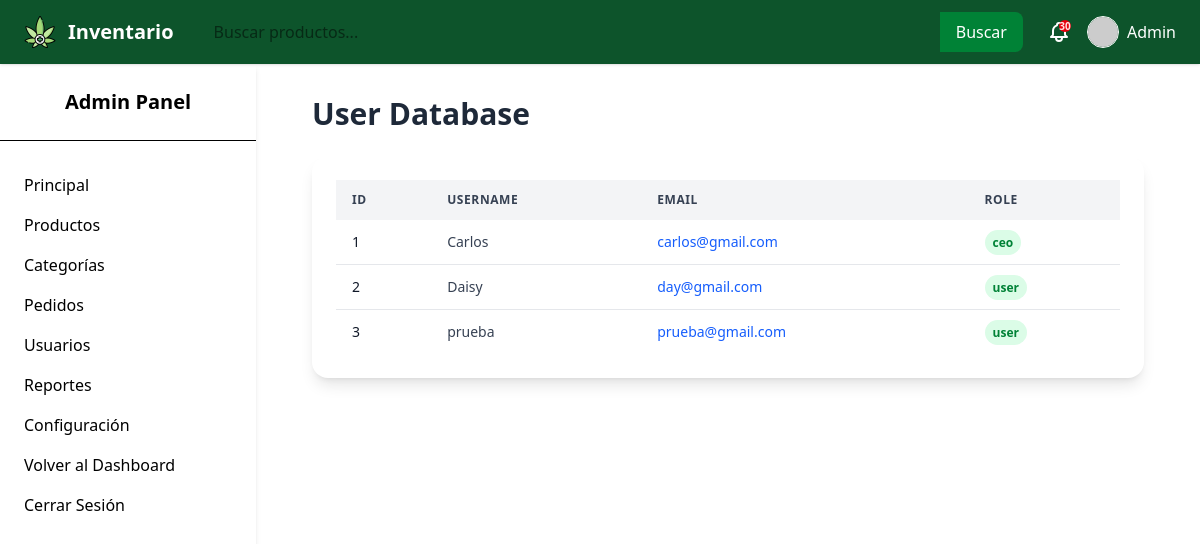
The page /inventory/users_inventory (signed in) on the database its author committed.
### app/models.py (models this page shows, shortened)
class User(UserMixin, db.Model):
  __tablename__ = 'users'
  id = db.Column(db.Integer, primary_key=True)
  name = db.Column(db.String(100))
  username = db.Column(db.String(30), unique=True, nullable=False)
  email = db.Column(db.String(30), unique=True, nullable=False)
  password = db.Column(db.String(200), nullable=False)
  bio = db.Column(db.String(200))
  created_at = db.Column(db.DateTime, default=datetime.utcnow)
  rol = db.Column(db.String(20), default="user")  # Roles: user, admin, editor
  cart_items = db.relationship('CartItem', backref='users', lazy=True)
  posts = db.relationship('Post', back_populates='user', lazy=True)
  comments = db.relationship('Comment', back_populates='user', lazy=True)

### app/routes/inventory.py (the view)
@inventory_bp.route('/users_inventory')
@rol_required('admin', 'editor', 'ceo')
def users_inventory():
  users = User.query.all()
  return render_template('users_inventory.html', users=users)

### app/templates/inventory/users_inventory.html (shortened to what this page needs)
{% extends "inventory/base-inventory.html" %}
{% block content %}
  <div class="container mx-auto px-6">
    <div>
      <h1 class="text-3xl font-extrabold mb-6 text-gray-800">User Database</h1>
      <div class="bg-white p-6 rounded-2xl shadow-lg">
        <div class="overflow-x-auto">
          <table class="min-w-full text-left text-sm text-gray-700">
            <thead class="bg-gray-100 text-gray-700 uppercase text-xs tracking-wider">
              <tr>
                <th class="px-4 py-3">ID</th>
                <th class="px-4 py-3">Username</th>
                <th class="px-4 py-3">Email</th>
                <th class="px-4 py-3">Role</th>
              </tr>
            </thead>
            <tbody class="divide-y divide-gray-200">
              {% for user in users %}
                <tr class="hover:bg-gray-50 transition">
                  <td class="px-4 py-3 font-medium text-gray-900">{{ user.id }}</td>
                  <td class="px-4 py-3">{{ user.username }}</td>
                  <td class="px-4 py-3 text-blue-600">{{ user.email }}</td>
                  <td class="px-4 py-3">
                    <span class="px-2 py-1 text-xs font-semibold rounded-full
                      {% if user.rol == 'admin' %}
                        bg-red-100 text-red-700
                      {% elif user.rol == 'editor' %}
                        bg-yellow-100 text-yellow-700
                      {% else %}
                        bg-green-100 text-green-700
                      {% endif %}
                    ">
                      {{ user.rol }}
                    </span>
                  </td>
                </tr>
              {% endfor %}
            </tbody>
          </table>
        </div>
      </div>
    </div>
  </div>
{% endblock %}

### rows shown on the page
User: id "1", username "Carlos", email "carlos@gmail.com", rol "ceo"
User: id "2", username "Daisy", email "day@gmail.com", rol "user"
User: id "3", username "prueba", email "prueba@gmail.com", rol "user"
